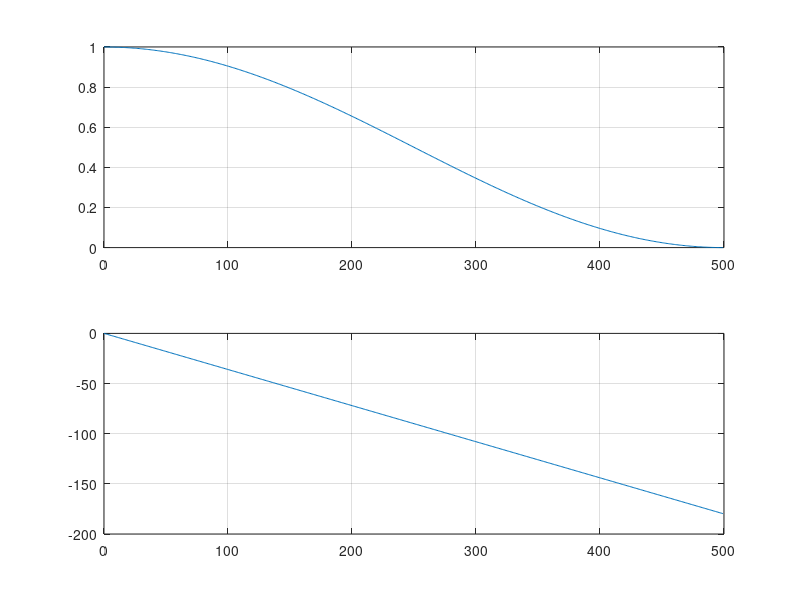

Here is the MATLAB script that generated this plot:
fs = 1000;
b = [1 2 1]/4; 
a = 1;
n = 512;
figure(11);
[h,w] = freqz(b,a,n);
mag = abs(h); 
phase = angle(h)*180/pi;
subplot(2, 1, 1), plot(w/(2*pi)*fs,mag), grid on;
subplot(2, 1, 2), plot(w/(2*pi)*fs,unwrap(phase)), grid on;